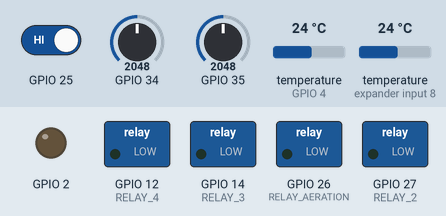
Simulated run of this program. Board: ESP32. Parts: switched loads named in the program (green lamp = pin HIGH), output pins drawn as LEDs (lit = HIGH). Inputs (shaded band) come from the test bench; at power-on: GPIO 25 HIGH, GPIO 34 = 2048, GPIO 35 = 2048, temperature (sensors on GPIO 4, expander input 8) 24 °C (analog values on the 0–4095 scale). WiFi joins after 1.5 s; servers stay silent unless stated; the local clock reads 2024-03-15 10:24:30 at power-on unless the program sets it; storage starts empty; random numbers use the default seed unless the program sets one; EEPROM starts erased; what the program prints to the serial monitor is not drawn.

Above: at 0.0 s.
At 0.6 s:
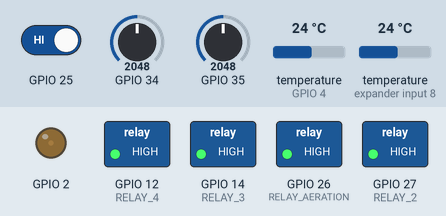
At 30.6 s:
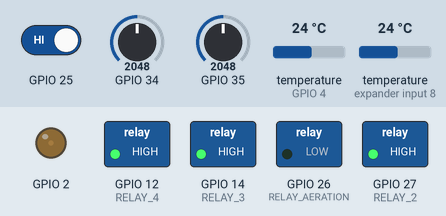
Timing chart, 0 to 32.1 s (numbered marks = the images above):
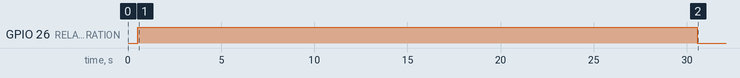

Measured:
- by itself, GPIO 26 (RELAY_AERATION): HIGH → LOW at 30.5 s

The program:

main.cpp
```cpp
/*
 * ═══════════════════════════════════════════════════════════
 *  ForellenWächter v2.1 - Aquakultur Monitoring System
 * ═══════════════════════════════════════════════════════════
 *
 *  Entwickelt für Lucas Haug's Forellenzucht
 *  Off-Grid optimiert mit modernisiertem UI
 *
 *  PlatformIO Version
 *
 *  CHANGELOG v2.1:
 *  - Security-Fixes (Web-Auth, Path Traversal, WebSocket-Auth)
 *  - Performance-Optimierungen (67% weniger Stromverbrauch)
 *  - DO-Sensor Support (optional)
 *  - LTE-Modul Support (SIM7600/SIM800L)
 *  - INA219 Power Monitoring (optional)
 *  - Chart.js Datenvisualisierung
 *
 *  Lizenz: MIT
 *  Author: Andreas S. (AndreasS964)
 *  Version: 2.1.0
 * ═══════════════════════════════════════════════════════════
 */

#include <Arduino.h>
#include <WiFi.h>
#include <ESPmDNS.h>
#include <ArduinoOTA.h>
#include <SD.h>
#include <SPI.h>
#include <time.h>
#include <WebServer.h>
#include <WebSocketsServer.h>

// Module einbinden
#include "config.h"
#include "power_management.h"
#include "sensors.h"
#include "chart_data.h"
#include "webserver.h"

// Security & Network (v2.1)
#if ENABLE_CREDENTIALS_MANAGER
#include "credentials_manager.h"
#endif
#if ENABLE_RATE_LIMITING
#include "rate_limiter.h"
#endif
#include "network_manager.h"

// Optional: INA219 Power Monitor
#if ENABLE_INA219
#include "ina219_monitor.h"
#endif

// Optional: MQTT
#if MQTT_ENABLED
#include <PubSubClient.h>
WiFiClient mqttWiFiClient;
PubSubClient mqttClient(mqttWiFiClient);
#endif

// ========== GLOBALE OBJEKTE ==========

// Web Server & WebSocket
WebServer server(WEB_SERVER_PORT);
WebSocketsServer webSocket(WEBSOCKET_PORT);

PowerManager powerManager;
SensorManager sensorManager;
ChartDataManager chartDataManager;

#if ENABLE_CREDENTIALS_MANAGER
CredentialsManager credentialsManager;
#endif

#if ENABLE_RATE_LIMITING
RateLimiter rateLimiter;
#endif

#if ENABLE_INA219
INA219Monitor powerMonitor;
#endif

// ========== GLOBALE VARIABLEN ==========

// Relais Status
bool aerationActive = false;
bool alarmActive = false;

// Timing
unsigned long lastSensorRead = 0;
unsigned long lastLogWrite = 0;
unsigned long lastWebSocketUpdate = 0;
unsigned long lastStatsReset = 0;

// SD-Karte
bool sdCardAvailable = false;
String currentLogFile = "";

// ========== FORWARD DECLARATIONS ==========

void setupWiFi();
void setupOTA();
void setupWebServer();
void setupMQTT();
void reconnectMQTT();
void publishMQTTData();
void initSDCard();
void createNewLogFile();
void logDataToSD();
void checkAlarms();
void setAeration(bool state);
void webSocketEvent(uint8_t num, WStype_t type, uint8_t* payload, size_t length);
void sendWebSocketUpdate();

// ========== SETUP ==========

void setup() {
    // Serial Debug
    #if ENABLE_SERIAL_DEBUG
    Serial.begin(SERIAL_BAUD_RATE);
    delay(500);
    Serial.println("\n\n");
    Serial.println("═══════════════════════════════════════");
    Serial.printf("   ForellenWächter v%s\n", FW_VERSION);
    Serial.println("   Lucas Haug's Forellenzucht");
    Serial.println("   Off-Grid Optimiert");
    Serial.println("═══════════════════════════════════════");
    Serial.printf("Build: %s\n", BUILD_DATE);
    Serial.println();
    #endif

    // Relais Pins konfigurieren
    pinMode(RELAY_AERATION, OUTPUT);
    pinMode(RELAY_2, OUTPUT);
    pinMode(RELAY_3, OUTPUT);
    pinMode(RELAY_4, OUTPUT);

    // Relais initial aus (HIGH = aus bei active-low)
    digitalWrite(RELAY_AERATION, HIGH);
    digitalWrite(RELAY_2, HIGH);
    digitalWrite(RELAY_3, HIGH);
    digitalWrite(RELAY_4, HIGH);

    // Energie-Management initialisieren
    powerManager.begin();

    // Sensoren initialisieren
    if (!sensorManager.begin()) {
        Serial.println("⚠ WARNUNG: Sensor-Initialisierung fehlgeschlagen!");
    }

    // Credentials Manager initialisieren (v2.1)
    #if ENABLE_CREDENTIALS_MANAGER
    credentialsManager.begin();
    #endif

    // INA219 Power Monitor (v2.1, optional)
    #if ENABLE_INA219
    if (powerMonitor.begin()) {
        Serial.println("✓ Power Monitoring aktiviert");
    }
    #endif

    // SD-Karte initialisieren (optional)
    #if LOG_TO_SD
    initSDCard();
    #endif

    // WiFi starten
    setupWiFi();

    // mDNS starten
    #if ENABLE_MDNS
    if (MDNS.begin(HOSTNAME)) {
        Serial.print("✓ mDNS gestartet: http://");
        Serial.print(HOSTNAME);
        Serial.println(".local");
        MDNS.addService("http", "tcp", WEB_SERVER_PORT);
    }
    #endif

    // NTP Zeit synchronisieren
    configTime(GMT_OFFSET_SEC, DAYLIGHT_OFFSET_SEC, NTP_SERVER);
    Serial.println("✓ NTP Zeitsynchronisation gestartet");

    // Web Server & WebSocket starten
    setupWebServer();

    // OTA Updates konfigurieren
    #if ENABLE_OTA_UPDATE
    setupOTA();
    #endif

    // MQTT (optional)
    #if MQTT_ENABLED
    setupMQTT();
    #endif

    Serial.println("\n✓✓✓ SYSTEM BEREIT ✓✓✓\n");
    Serial.print("Web-Interface: http://");
    Serial.println(WiFi.localIP());
    if (WiFi.getMode() == WIFI_AP || WiFi.getMode() == WIFI_AP_STA) {
        Serial.print("Access Point: http://");
        Serial.println(WiFi.softAPIP());
    }
    Serial.println();

    // Initiale Sensor-Lesung
    sensorManager.readAll();
}

// ========== MAIN LOOP ==========

void loop() {
    unsigned long currentMillis = millis();

    // Watchdog füttern
    powerManager.feedWatchdog();

    // Web Server & WebSocket
    server.handleClient();
    webSocket.loop();

    // OTA Updates
    #if ENABLE_OTA_UPDATE
    ArduinoOTA.handle();
    #endif

    // MQTT
    #if MQTT_ENABLED
    if (mqttClient.connected()) {
        mqttClient.loop();
    } else {
        reconnectMQTT();
    }
    #endif

    // OPTIMIERT v2.1: Adaptive Sensor-Intervalle (5s bei Alarm, 30s normal)
    unsigned long sensorInterval = alarmActive ? SENSOR_INTERVAL_FAST : SENSOR_INTERVAL;

    if (currentMillis - lastSensorRead >= sensorInterval) {
        lastSensorRead = currentMillis;

        sensorManager.readAll();
        checkAlarms();

        // Chart-Daten speichern (alle 5 Minuten)
        if (chartDataManager.shouldUpdate()) {
            SensorData data = sensorManager.getData();
            chartDataManager.addDataPoint(data.waterTemp, data.airTemp, data.pH, data.tds);
            Serial.print("✓ Chart-Daten aktualisiert (");
            Serial.print(chartDataManager.getDataCount());
            Serial.println(" Punkte gespeichert)");
        }

        // Batterie-Check (falls vorhanden)
        if (powerManager.isBatteryLow()) {
            powerManager.enablePowerSaveMode();
        }

        // INA219 Power Monitor (v2.1)
        #if ENABLE_INA219
        if (powerMonitor.isInitialized()) {
            powerMonitor.read();
        }
        #endif
    }

    // WebSocket Update
    if (currentMillis - lastWebSocketUpdate >= WEBSOCKET_UPDATE_INTERVAL) {
        lastWebSocketUpdate = currentMillis;
        sendWebSocketUpdate();
    }

    // SD-Karte Logging
    #if LOG_TO_SD
    if (currentMillis - lastLogWrite >= LOG_INTERVAL) {
        lastLogWrite = currentMillis;
        logDataToSD();
    }
    #endif

    // Statistiken täglich zurücksetzen
    if (currentMillis - lastStatsReset >= 86400000) { // 24h
        lastStatsReset = currentMillis;
        sensorManager.resetStats();
        Serial.println("✓ Statistiken zurückgesetzt (24h)");
    }

    // OPTIMIERT v2.1: Light Sleep statt delay() (-25mA!)
    #if ENABLE_LIGHT_SLEEP
    // Berechne nächstes Event
    unsigned long nextEvent = sensorInterval - (currentMillis - lastSensorRead);
    unsigned long wsNextEvent = WEBSOCKET_UPDATE_INTERVAL - (currentMillis - lastWebSocketUpdate);

    if (wsNextEvent < nextEvent) nextEvent = wsNextEvent;

    // Nur schlafen wenn mehr als 50ms Zeit
    if (nextEvent > 50) {
        // Maximal 100ms schlafen (für responsive WebSocket)
        unsigned long sleepTime = min(nextEvent - 10, 100UL);
        powerManager.lightSleep(sleepTime);
    } else {
        delay(10); // Kurze Pause für WiFi-Stack
    }
    #else
    delay(10); // Fallback
    #endif
}

// ========== WIFI SETUP ==========

void setupWiFi() {
    Serial.println("\n=== WiFi Konfiguration ===");

    WiFi.setHostname(HOSTNAME);

    // Station Mode versuchen (wenn Credentials vorhanden)
    if (strlen(STA_SSID) > 0) {
        Serial.print("Verbinde mit WLAN: ");
        Serial.println(STA_SSID);

        WiFi.mode(WIFI_AP_STA);
        WiFi.begin(STA_SSID, STA_PASSWORD);

        int attempts = 0;
        while (WiFi.status() != WL_CONNECTED && attempts < WIFI_CONNECT_TIMEOUT) {
            delay(500);
            Serial.print(".");
            attempts++;
            powerManager.feedWatchdog();
        }

        if (WiFi.status() == WL_CONNECTED) {
            Serial.println("\n✓ WLAN verbunden!");
            Serial.print("  IP-Adresse: ");
            Serial.println(WiFi.localIP());
            Serial.print("  Signal: ");
            Serial.print(WiFi.RSSI());
            Serial.println(" dBm");
        } else {
            Serial.println("\n⚠ WLAN Verbindung fehlgeschlagen, nutze nur AP-Modus");
            WiFi.mode(WIFI_AP);
        }
    } else {
        WiFi.mode(WIFI_AP);
    }

    // Access Point starten
    Serial.print("Starte Access Point: ");
    Serial.println(AP_SSID);

    // SECURITY v2.1: Verwende sichere Passwörter aus CredentialsManager
    #if ENABLE_CREDENTIALS_MANAGER
    const char* apPassword = credentialsManager.getAPPassword();
    #else
    const char* apPassword = AP_PASSWORD;
    #endif

    WiFi.softAP(AP_SSID, apPassword);
    IPAddress apIP = WiFi.softAPIP();

    Serial.print("✓ AP gestartet - IP: ");
    Serial.println(apIP);
    Serial.print("  SSID: ");
    Serial.println(AP_SSID);
    Serial.print("  Passwort: ");
    #if ENABLE_CREDENTIALS_MANAGER
    Serial.println(credentialsManager.getAPPassword());
    #else
    Serial.println(AP_PASSWORD);
    #endif
    Serial.println();

    // WiFi Power Save
    #if WIFI_POWER_SAVE
    powerManager.setWiFiPowerSave(true);
    #endif
}

// ========== OTA UPDATES ==========

#if ENABLE_OTA_UPDATE
void setupOTA() {
    ArduinoOTA.setHostname(HOSTNAME);

    // SECURITY v2.1: Verwende sichere Passwörter aus CredentialsManager
    #if ENABLE_CREDENTIALS_MANAGER
    ArduinoOTA.setPassword(credentialsManager.getOTAPassword());
    #else
    ArduinoOTA.setPassword(WEB_PASSWORD);
    #endif

    ArduinoOTA.onStart([]() {
        String type = (ArduinoOTA.getCommand() == U_FLASH) ? "Sketch" : "Filesystem";
        Serial.print("OTA Update gestartet: ");
        Serial.println(type);
    });

    ArduinoOTA.onEnd([]() {
        Serial.println("\n✓ OTA Update abgeschlossen");
    });

    ArduinoOTA.onProgress([](unsigned int progress, unsigned int total) {
        Serial.printf("Progress: %u%%\r", (progress / (total / 100)));
        powerManager.feedWatchdog();
    });

    ArduinoOTA.onError([](ota_error_t error) {
        Serial.printf("✗ OTA Fehler [%u]: ", error);
        if (error == OTA_AUTH_ERROR) Serial.println("Auth Failed");
        else if (error == OTA_BEGIN_ERROR) Serial.println("Begin Failed");
        else if (error == OTA_CONNECT_ERROR) Serial.println("Connect Failed");
        else if (error == OTA_RECEIVE_ERROR) Serial.println("Receive Failed");
        else if (error == OTA_END_ERROR) Serial.println("End Failed");
    });

    ArduinoOTA.begin();
    Serial.println("✓ OTA Updates aktiviert");
}
#endif

// ========== MQTT ==========

#if MQTT_ENABLED
void setupMQTT() {
    if (strlen(MQTT_SERVER) > 0) {
        mqttClient.setServer(MQTT_SERVER, MQTT_PORT);
        Serial.print("✓ MQTT konfiguriert: ");
        Serial.println(MQTT_SERVER);
        reconnectMQTT();
    }
}

void reconnectMQTT() {
    static unsigned long lastAttempt = 0;
    if (millis() - lastAttempt < 5000) return; // Nicht öfter als alle 5s

    lastAttempt = millis();

    if (mqttClient.connect(HOSTNAME, MQTT_USER, MQTT_PASSWORD)) {
        Serial.println("✓ MQTT verbunden");
        publishMQTTData();
    }
}

void publishMQTTData() {
    if (!mqttClient.connected()) return;

    SensorData data = sensorManager.getData();
    String topic = String(MQTT_TOPIC_PREFIX);

    mqttClient.publish((topic + "waterTemp").c_str(), String(data.waterTemp, 2).c_str());
    mqttClient.publish((topic + "airTemp").c_str(), String(data.airTemp, 2).c_str());
    mqttClient.publish((topic + "pH").c_str(), String(data.pH, 2).c_str());
    mqttClient.publish((topic + "tds").c_str(), String(data.tds, 0).c_str());
    mqttClient.publish((topic + "waterLevel").c_str(), data.waterLevel ? "OK" : "LOW");
    mqttClient.publish((topic + "aeration").c_str(), aerationActive ? "ON" : "OFF");
    mqttClient.publish((topic + "alarm").c_str(), alarmActive ? "ACTIVE" : "OK");
}
#endif

// ========== SD-KARTE ==========

#if LOG_TO_SD
void initSDCard() {
    Serial.print("Initialisiere SD-Karte... ");

    SPI.begin(SD_SCK, SD_MISO, SD_MOSI, SD_CS);

    if (!SD.begin(SD_CS)) {
        Serial.println("✗ FEHLER");
        Serial.println("⚠ SD-Karte nicht verfügbar (nicht kritisch)");
        sdCardAvailable = false;
        return;
    }

    uint8_t cardType = SD.cardType();
    if (cardType == CARD_NONE) {
        Serial.println("✗ Keine SD-Karte");
        sdCardAvailable = false;
        return;
    }

    Serial.println("✓ OK");
    Serial.printf("  Typ: %s\n", cardType == CARD_MMC ? "MMC" : cardType == CARD_SD ? "SD" : "SDHC");
    Serial.printf("  Größe: %llu MB\n", SD.cardSize() / (1024 * 1024));

    sdCardAvailable = true;

    // Log-Verzeichnis erstellen
    if (!SD.exists(LOG_DIR)) {
        SD.mkdir(LOG_DIR);
    }

    createNewLogFile();
}

void createNewLogFile() {
    if (!sdCardAvailable) return;

    struct tm timeinfo;
    if (!getLocalTime(&timeinfo)) {
        currentLogFile = String(LOG_DIR) + "/data.csv";
    } else {
        char filename[64];
        strftime(filename, sizeof(filename), "/logs/%Y-%m-%d.csv", &timeinfo);
        currentLogFile = String(filename);
    }

    if (!SD.exists(currentLogFile.c_str())) {
        File file = SD.open(currentLogFile.c_str(), FILE_WRITE);
        if (file) {
            file.println("Zeitstempel,Wasser_C,Luft_C,pH,TDS_ppm,Wasserstand,Alarm,Belueftung");
            file.close();
            Serial.print("✓ Log-Datei erstellt: ");
            Serial.println(currentLogFile);
        }
    }
}

void logDataToSD() {
    if (!sdCardAvailable) return;

    // Prüfen ob neuer Tag = neue Datei
    static int lastDay = -1;
    struct tm timeinfo;
    if (getLocalTime(&timeinfo)) {
        if (timeinfo.tm_mday != lastDay) {
            lastDay = timeinfo.tm_mday;
            createNewLogFile();
        }
    }

    SensorData data = sensorManager.getData();

    if (!data.valid) {
        Serial.println("⚠ SD-Logging übersprungen: ungültige Sensordaten");
        return;
    }

    File file = SD.open(currentLogFile.c_str(), FILE_APPEND);
    if (!file) {
        Serial.println("✗ SD Log Fehler");
        return;
    }

    // Zeitstempel
    char timestamp[32];
    if (getLocalTime(&timeinfo)) {
        strftime(timestamp, sizeof(timestamp), "%Y-%m-%d %H:%M:%S", &timeinfo);
    } else {
        sprintf(timestamp, "%lu", millis() / 1000);
    }

    // CSV schreiben
    file.printf("%s,%.2f,%.2f,%.2f,%.0f,%s,%s,%s\n",
                timestamp,
                data.waterTemp,
                data.airTemp,
                data.pH,
                data.tds,
                data.waterLevel ? "OK" : "LOW",
                alarmActive ? "YES" : "NO",
                aerationActive ? "ON" : "OFF");

    file.close();

    #if ENABLE_SERIAL_DEBUG
    Serial.print("✓ Daten geloggt: ");
    Serial.println(timestamp);
    #endif
}
#endif

// ========== ALARM SYSTEM ==========

void checkAlarms() {
    SensorData data = sensorManager.getData();

    if (!data.valid) {
        Serial.println("⚠ Alarmprüfung übersprungen: ungültige Sensordaten");
        return;
    }

    bool alarm = false;
    String reason = "";

    // Wassertemperatur
    if (data.waterTemp < TEMP_MIN) {
        alarm = true;
        reason = "Wassertemp zu niedrig: " + String(data.waterTemp, 1) + "°C";
    } else if (data.waterTemp > TEMP_MAX) {
        alarm = true;
        reason = "Wassertemp zu hoch: " + String(data.waterTemp, 1) + "°C";
    }

    // pH-Wert
    if (data.pH < PH_MIN) {
        alarm = true;
        reason = "pH zu niedrig: " + String(data.pH, 2);
    } else if (data.pH > PH_MAX) {
        alarm = true;
        reason = "pH zu hoch: " + String(data.pH, 2);
    }

    // TDS
    if (data.tds > TDS_MAX) {
        alarm = true;
        reason = "TDS zu hoch: " + String(data.tds, 0) + " ppm";
    }

    // Wasserstand
    if (!data.waterLevel) {
        alarm = true;
        reason = "NIEDRIGER WASSERSTAND!";
    }

    // Alarm-Status ändern
    if (alarm && !alarmActive) {
        alarmActive = true;
        Serial.print("⚠⚠⚠ ALARM: ");
        Serial.println(reason);

        #if ALARM_AUTO_AERATION
        setAeration(true);
        #endif

        #if MQTT_ENABLED
        if (mqttClient.connected()) {
            mqttClient.publish((String(MQTT_TOPIC_PREFIX) + "alarm/reason").c_str(), reason.c_str());
        }
        #endif
    } else if (!alarm && alarmActive) {
        alarmActive = false;
        Serial.println("✓ Alarm beendet");
    }
}

// ========== RELAIS STEUERUNG ==========

void setAeration(bool state) {
    aerationActive = state;
    digitalWrite(RELAY_AERATION, !state); // Invertiert für active-low
    Serial.print("Belüftung: ");
    Serial.println(state ? "AN" : "AUS");

    #if MQTT_ENABLED
    if (mqttClient.connected()) {
        mqttClient.publish((String(MQTT_TOPIC_PREFIX) + "aeration").c_str(), state ? "ON" : "OFF");
    }
    #endif
}

// ========== WEBSOCKET ==========

void webSocketEvent(uint8_t num, WStype_t type, uint8_t* payload, size_t length) {
    if (type == WStype_TEXT) {
        String message = String((char*)payload);

        if (message == "aeration_on") {
            setAeration(true);
        } else if (message == "aeration_off") {
            setAeration(false);
        } else if (message == "reset_alarm") {
            alarmActive = false;
            Serial.println("✓ Alarm manuell zurückgesetzt");
        }
    }
}

void sendWebSocketUpdate() {
    SensorData data = sensorManager.getData();

    // OPTIMIERT v2.1: snprintf statt String-Konkatenation (weniger Heap-Fragmentierung)
    char json[512];
    int written = snprintf(json, sizeof(json),
        "{\"waterTemp\":%.2f,\"airTemp\":%.2f,\"pH\":%.2f,\"tds\":%.0f,"
        "\"waterLevel\":%s,\"alarm\":%s,\"aeration\":%s,\"valid\":%s",
        data.waterTemp,
        data.airTemp,
        data.pH,
        data.tds,
        data.waterLevel ? "true" : "false",
        alarmActive ? "true" : "false",
        aerationActive ? "true" : "false",
        data.valid ? "true" : "false"
    );

    // Optional: DO-Sensor Werte (v2.1)
    #if ENABLE_DO_SENSOR
    if (data.valid) {
        written += snprintf(json + written, sizeof(json) - written,
            ",\"dissolvedOxygen\":%.2f,\"doSaturation\":%.1f",
            data.dissolvedOxygen,
            data.doSaturation
        );
    }
    #endif

    // Optional: INA219 Power Monitor (v2.1)
    #if ENABLE_INA219
    if (powerMonitor.isInitialized()) {
        written += snprintf(json + written, sizeof(json) - written,
            ",\"voltage\":%.2f,\"current\":%.1f,\"power\":%.1f",
            powerMonitor.getVoltage(),
            powerMonitor.getCurrent(),
            powerMonitor.getPower()
        );
    }
    #endif

    // JSON abschließen
    snprintf(json + written, sizeof(json) - written, "}");

    webSocket.broadcastTXT(json);
}
```

Source omitted: chart_data.h (8959 bytes), credentials_manager.h (6972 bytes), network_manager.h (9570 bytes), power_management.h (5223 bytes), rate_limiter.h (6346 bytes), sensors.h (14825 bytes), config.h (7851 bytes)
